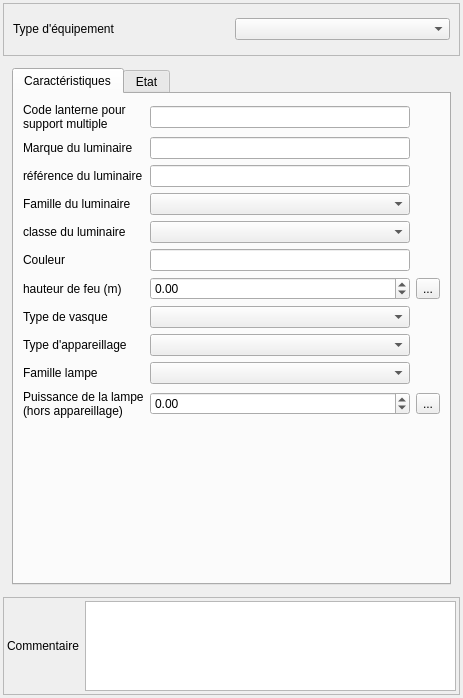
<?xml version="1.0" encoding="UTF-8"?>
<ui version="4.0">
 <class>Form</class>
 <widget class="QWidget" name="Form">
  <property name="geometry">
   <rect>
    <x>0</x>
    <y>0</y>
    <width>463</width>
    <height>698</height>
   </rect>
  </property>
  <property name="windowTitle">
   <string>Form</string>
  </property>
  <layout class="QVBoxLayout" name="verticalLayout_2" stretch="1,10,1">
   <property name="spacing">
    <number>3</number>
   </property>
   <property name="leftMargin">
    <number>3</number>
   </property>
   <property name="topMargin">
    <number>3</number>
   </property>
   <property name="rightMargin">
    <number>3</number>
   </property>
   <property name="bottomMargin">
    <number>3</number>
   </property>
   <item>
    <widget class="QFrame" name="frame_4">
     <property name="frameShape">
      <enum>QFrame::StyledPanel</enum>
     </property>
     <property name="frameShadow">
      <enum>QFrame::Raised</enum>
     </property>
     <layout class="QGridLayout" name="gridLayout_16">
      <item row="0" column="0">
       <widget class="QLabel" name="label_11">
        <property name="text">
         <string>Type d'équipement</string>
        </property>
        <property name="wordWrap">
         <bool>true</bool>
        </property>
       </widget>
      </item>
      <item row="0" column="1">
       <widget class="QComboBox" name="comboBox_cat"/>
      </item>
     </layout>
    </widget>
   </item>
   <item>
    <widget class="QStackedWidget" name="stackedWidget">
     <property name="currentIndex">
      <number>1</number>
     </property>
     <widget class="QWidget" name="page_4"/>
     <widget class="QWidget" name="page">
      <layout class="QGridLayout" name="gridLayout_2">
       <item row="0" column="1">
        <widget class="QTabWidget" name="tabWidget">
         <property name="currentIndex">
          <number>0</number>
         </property>
         <widget class="QWidget" name="tab">
          <attribute name="title">
           <string>Caractéristiques</string>
          </attribute>
          <layout class="QGridLayout" name="gridLayout_4">
           <item row="14" column="1">
            <widget class="QDoubleSpinBox" name="doubleSpinBox_fo_puilamp">
             <property name="minimum">
              <double>-1.000000000000000</double>
             </property>
             <property name="maximum">
              <double>999999.000000000000000</double>
             </property>
            </widget>
           </item>
           <item row="14" column="0">
            <widget class="QLabel" name="label_19">
             <property name="text">
              <string>Puissance de la lampe (hors appareillage)</string>
             </property>
             <property name="wordWrap">
              <bool>true</bool>
             </property>
            </widget>
           </item>
           <item row="11" column="1">
            <widget class="QComboBox" name="comboBox_fo_typapp"/>
           </item>
           <item row="10" column="1">
            <widget class="QComboBox" name="comboBox_fo_typevas"/>
           </item>
           <item row="9" column="0">
            <widget class="QLabel" name="label_15">
             <property name="text">
              <string>hauteur de feu (m)</string>
             </property>
             <property name="wordWrap">
              <bool>true</bool>
             </property>
            </widget>
           </item>
           <item row="9" column="2">
            <widget class="QToolButton" name="toolButton_fo_hautfeu">
             <property name="text">
              <string>...</string>
             </property>
            </widget>
           </item>
           <item row="7" column="0">
            <widget class="QLabel" name="label_14">
             <property name="text">
              <string>Couleur</string>
             </property>
             <property name="wordWrap">
              <bool>true</bool>
             </property>
            </widget>
           </item>
           <item row="14" column="2">
            <widget class="QToolButton" name="toolButton_fo_puilamp">
             <property name="text">
              <string>...</string>
             </property>
            </widget>
           </item>
           <item row="5" column="0">
            <widget class="QLabel" name="label_8">
             <property name="text">
              <string>Famille du luminaire</string>
             </property>
             <property name="wordWrap">
              <bool>true</bool>
             </property>
            </widget>
           </item>
           <item row="11" column="0">
            <widget class="QLabel" name="label_17">
             <property name="text">
              <string>Type d'appareillage</string>
             </property>
             <property name="wordWrap">
              <bool>true</bool>
             </property>
            </widget>
           </item>
           <item row="5" column="1">
            <widget class="QComboBox" name="comboBox_fo_typelum"/>
           </item>
           <item row="9" column="1">
            <widget class="QDoubleSpinBox" name="doubleSpinBox_fo_hautfeu">
             <property name="minimum">
              <double>-1.000000000000000</double>
             </property>
             <property name="maximum">
              <double>999999.000000000000000</double>
             </property>
            </widget>
           </item>
           <item row="10" column="0">
            <widget class="QLabel" name="label_16">
             <property name="text">
              <string>Type de vasque</string>
             </property>
             <property name="wordWrap">
              <bool>true</bool>
             </property>
            </widget>
           </item>
           <item row="6" column="0">
            <widget class="QLabel" name="label_13">
             <property name="text">
              <string>classe du luminaire</string>
             </property>
             <property name="wordWrap">
              <bool>true</bool>
             </property>
            </widget>
           </item>
           <item row="6" column="1">
            <widget class="QComboBox" name="comboBox_fo_classe"/>
           </item>
           <item row="3" column="1">
            <widget class="QLineEdit" name="lineEdit_fo_ref"/>
           </item>
           <item row="7" column="1">
            <widget class="QLineEdit" name="lineEdit_fo_couleur"/>
           </item>
           <item row="12" column="1">
            <widget class="QComboBox" name="comboBox_fo_famlamp"/>
           </item>
           <item row="1" column="0">
            <widget class="QLabel" name="label_10">
             <property name="text">
              <string>Marque du luminaire</string>
             </property>
             <property name="wordWrap">
              <bool>true</bool>
             </property>
            </widget>
           </item>
           <item row="3" column="0">
            <widget class="QLabel" name="label_12">
             <property name="text">
              <string>référence du luminaire</string>
             </property>
             <property name="wordWrap">
              <bool>true</bool>
             </property>
            </widget>
           </item>
           <item row="1" column="1">
            <widget class="QLineEdit" name="lineEdit_fo_marque"/>
           </item>
           <item row="12" column="0">
            <widget class="QLabel" name="label_18">
             <property name="text">
              <string>Famille lampe</string>
             </property>
             <property name="wordWrap">
              <bool>true</bool>
             </property>
            </widget>
           </item>
           <item row="0" column="0">
            <widget class="QLabel" name="label_7">
             <property name="text">
              <string>Code lanterne pour support multiple</string>
             </property>
             <property name="wordWrap">
              <bool>true</bool>
             </property>
            </widget>
           </item>
           <item row="0" column="1">
            <widget class="QLineEdit" name="lineEdit_fo_codlant"/>
           </item>
           <item row="15" column="0">
            <spacer name="verticalSpacer_2">
             <property name="orientation">
              <enum>Qt::Vertical</enum>
             </property>
             <property name="sizeHint" stdset="0">
              <size>
               <width>20</width>
               <height>40</height>
              </size>
             </property>
            </spacer>
           </item>
          </layout>
         </widget>
         <widget class="QWidget" name="tab_2">
          <attribute name="title">
           <string>Etat</string>
          </attribute>
          <layout class="QVBoxLayout" name="verticalLayout">
           <property name="leftMargin">
            <number>0</number>
           </property>
           <property name="topMargin">
            <number>0</number>
           </property>
           <property name="rightMargin">
            <number>0</number>
           </property>
           <property name="bottomMargin">
            <number>0</number>
           </property>
           <item>
            <widget class="QFrame" name="frame_desordre">
             <property name="frameShape">
              <enum>QFrame::StyledPanel</enum>
             </property>
             <property name="frameShadow">
              <enum>QFrame::Raised</enum>
             </property>
             <layout class="QVBoxLayout" name="verticalLayout_3">
              <property name="leftMargin">
               <number>0</number>
              </property>
              <property name="topMargin">
               <number>0</number>
              </property>
              <property name="rightMargin">
               <number>0</number>
              </property>
              <property name="bottomMargin">
               <number>0</number>
              </property>
             </layout>
            </widget>
           </item>
          </layout>
         </widget>
        </widget>
       </item>
      </layout>
     </widget>
     <widget class="QWidget" name="page_2">
      <layout class="QGridLayout" name="gridLayout">
       <item row="3" column="0">
        <widget class="QLabel" name="label_4">
         <property name="text">
          <string>Type et calibre de protection</string>
         </property>
         <property name="wordWrap">
          <bool>true</bool>
         </property>
        </widget>
       </item>
       <item row="2" column="1">
        <widget class="QComboBox" name="comboBox_dep_typprot"/>
       </item>
       <item row="0" column="0">
        <widget class="QLabel" name="label">
         <property name="text">
          <string>nom du départ</string>
         </property>
         <property name="wordWrap">
          <bool>true</bool>
         </property>
        </widget>
       </item>
       <item row="5" column="1">
        <widget class="QComboBox" name="comboBox_dep_neutsec"/>
       </item>
       <item row="0" column="1">
        <widget class="QComboBox" name="comboBox_dep_nom"/>
       </item>
       <item row="2" column="0">
        <widget class="QLabel" name="label_3">
         <property name="text">
          <string>Type de protection</string>
         </property>
         <property name="wordWrap">
          <bool>true</bool>
         </property>
        </widget>
       </item>
       <item row="5" column="0">
        <widget class="QLabel" name="label_6">
         <property name="text">
          <string>Neutre sectionnable</string>
         </property>
         <property name="wordWrap">
          <bool>true</bool>
         </property>
        </widget>
       </item>
       <item row="1" column="1">
        <widget class="QComboBox" name="comboBox_dep_foncall"/>
       </item>
       <item row="3" column="1">
        <widget class="QLineEdit" name="lineEdit_dep_calprot"/>
       </item>
       <item row="4" column="1">
        <widget class="QLineEdit" name="lineEdit_dep_diffdj"/>
       </item>
       <item row="1" column="0">
        <widget class="QLabel" name="label_2">
         <property name="text">
          <string>fonctionnement de l'allumage</string>
         </property>
         <property name="wordWrap">
          <bool>true</bool>
         </property>
        </widget>
       </item>
       <item row="4" column="0">
        <widget class="QLabel" name="label_5">
         <property name="text">
          <string>Sensibilité différentielle disjoncteur</string>
         </property>
         <property name="wordWrap">
          <bool>true</bool>
         </property>
        </widget>
       </item>
       <item row="6" column="1">
        <spacer name="verticalSpacer">
         <property name="orientation">
          <enum>Qt::Vertical</enum>
         </property>
         <property name="sizeHint" stdset="0">
          <size>
           <width>20</width>
           <height>40</height>
          </size>
         </property>
        </spacer>
       </item>
      </layout>
     </widget>
    </widget>
   </item>
   <item>
    <widget class="QFrame" name="frame_3">
     <property name="frameShape">
      <enum>QFrame::StyledPanel</enum>
     </property>
     <property name="frameShadow">
      <enum>QFrame::Raised</enum>
     </property>
     <layout class="QGridLayout" name="gridLayout_3">
      <property name="leftMargin">
       <number>3</number>
      </property>
      <property name="topMargin">
       <number>3</number>
      </property>
      <property name="rightMargin">
       <number>3</number>
      </property>
      <property name="bottomMargin">
       <number>3</number>
      </property>
      <item row="0" column="0">
       <widget class="QLabel" name="label_9">
        <property name="text">
         <string>Commentaire</string>
        </property>
        <property name="wordWrap">
         <bool>true</bool>
        </property>
       </widget>
      </item>
      <item row="0" column="1">
       <widget class="QTextBrowser" name="textBrowser_comm">
        <property name="maximumSize">
         <size>
          <width>16777215</width>
          <height>90</height>
         </size>
        </property>
        <property name="readOnly">
         <bool>false</bool>
        </property>
       </widget>
      </item>
     </layout>
    </widget>
   </item>
  </layout>
 </widget>
 <resources/>
 <connections/>
</ui>
